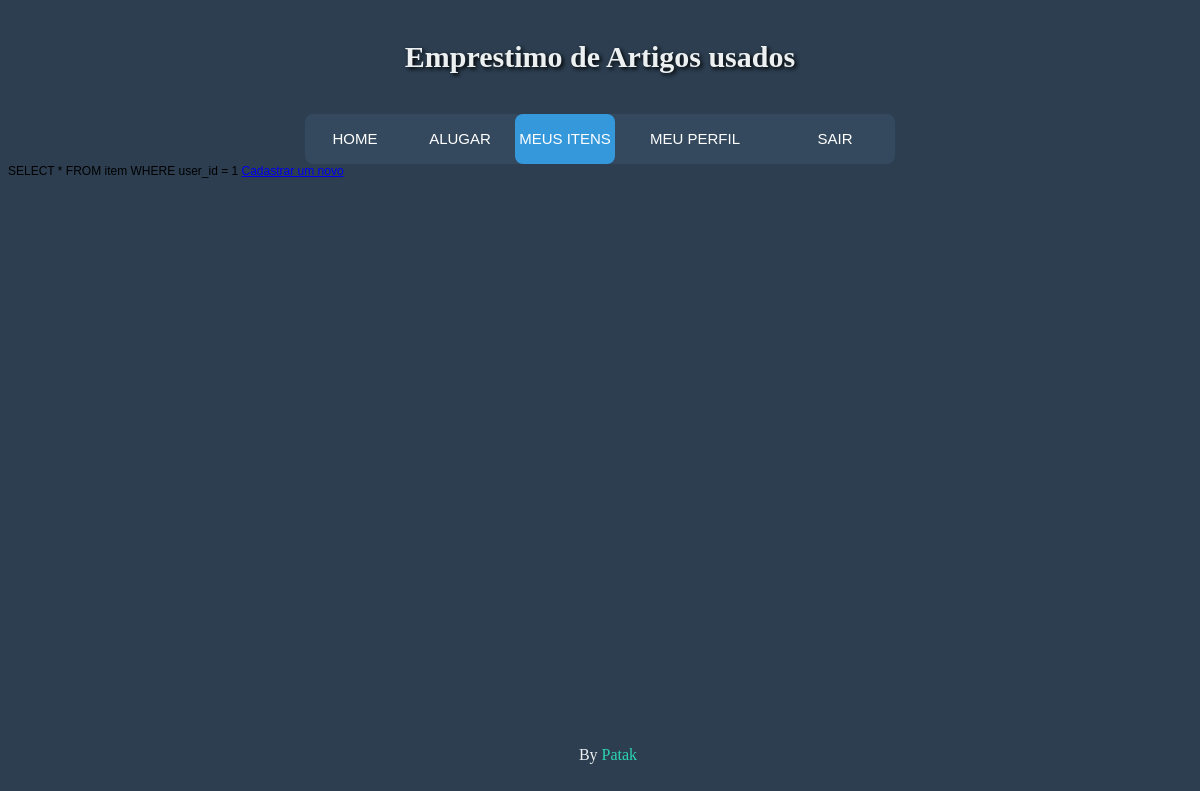
Before: /index.php?page=itens (signed in) with the older database file.
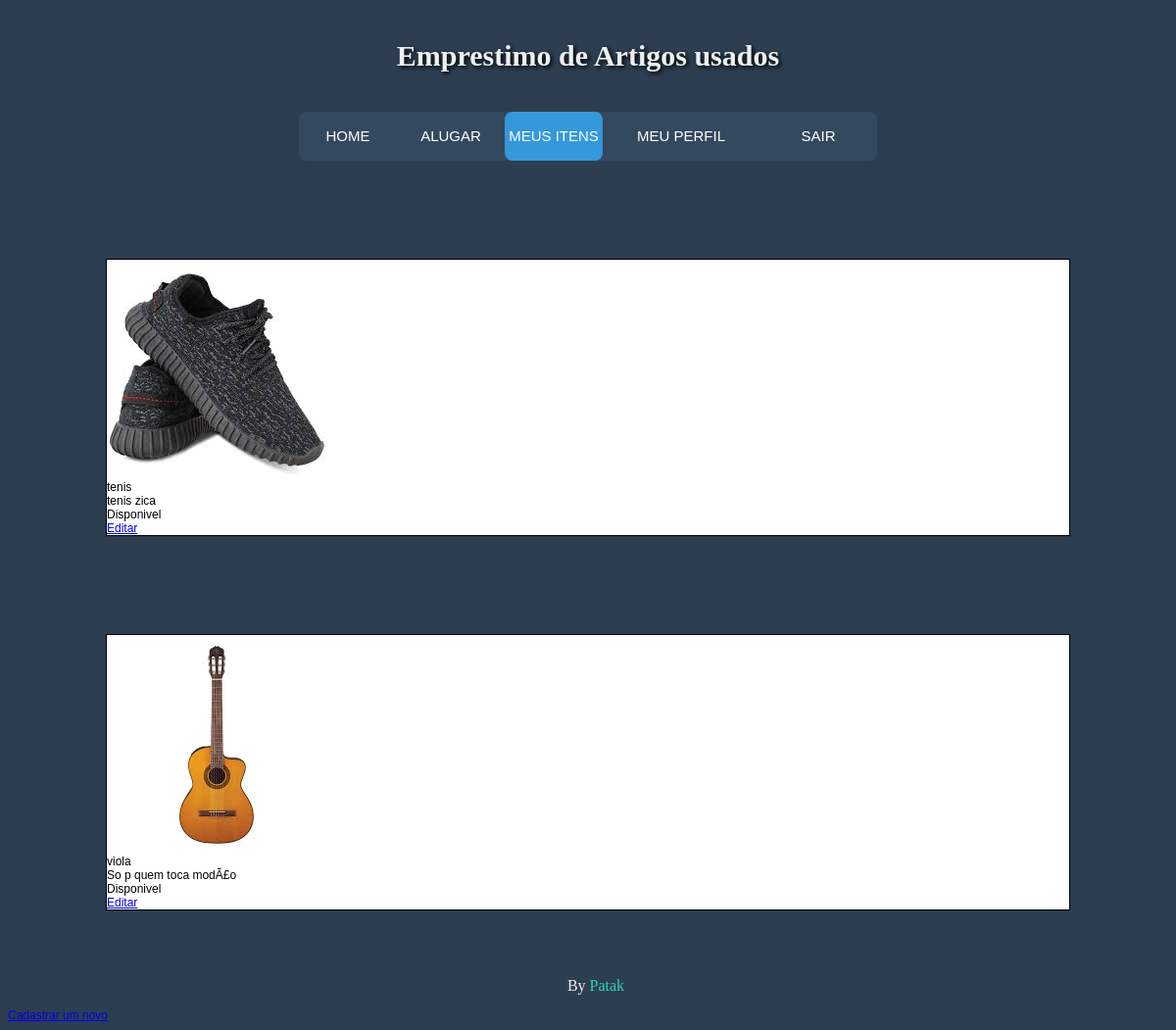
After: the same page with the newer database file.
### tables this page shows
CREATE TABLE IF NOT EXISTS `item` (
  `item_id` int(11) NOT NULL AUTO_INCREMENT,
  `item_name` varchar(255) NOT NULL,
  `item_desc` varchar(255) NOT NULL,
  `item_img` varchar(255) NOT NULL,
  `item_status` varchar(20) NOT NULL,
  `user_id` int(255) NOT NULL,
  PRIMARY KEY (`item_id`),
  KEY `fk_item_user` (`user_id`)
);

### dao/item_dao.php (called while the page is built, shortened)
<?php
    include('model/conn.php');
    class Item_DAO{
        private $item_id;
        private $item_name;
        private $item_desc;
        private $item_img;
        private $item_status;
        function __construct($data){
            $this->item_id = $data[0];
            $this->item_name = $data[1];
            $this->item_desc = $data[2];
            $this->item_img = $data[3];
            $this->item_status = $data[4];
        }
        function getItem_id(){
            return $this->item_id;
        }
        function getItem_name(){
            return $this->item_name;
        }
        function getItem_desc(){
            return $this->item_desc;
        }
        function getItem_img(){
            return $this->item_img;
        }
        function getItem_status(){
            return $this->item_status;
        }
    }
?>

### model/item.php (the view, shortened to what this page needs)
<?php
include('dao/item_dao.php');
class Item{
    public function get_user_itens(){
        $conn = new Connection_db();
        $data_array = $conn->list_user_itens($_SESSION['user_id']);
        $itens_list = array();
        foreach($data_array as $data){
            $item = new Item_DAO($data);
            array_push($itens_list,$item);
        }
        return $this->cards_list($itens_list);
    }
    public function cards_list($itens_list)
    {
        foreach($itens_list as $item){
            echo "<div class='container'>
                <div class='image'><img src='".$item->getItem_img()."' /></div>
                <div class='title'>".$item->getItem_name()."</div>
                <div class='description'>".$item->getItem_desc()."</div>
                <div class='status'>".$item->getItem_status()."</div>
                <a href='?page=itens_edit&id=".$item->getItem_id()."'>Editar</a>
            </div>";
        }
    }
}
?>

### index.php (shortened to what this page needs)
<html>
    <head>
    </head>
    <link rel="stylesheet" type="text/css" href="css/style.css" />
    <body>
        <?php
            if(isset($_SESSION['user_id'])){
                if(isset($_GET['page'])){
                    switch($_GET['page']){
                        case 'itens_register':
                        case 'itens_edit':
                        case 'itens':  $_SESSION['page'] = 'animation start-blog';
                                        include('screens/itens_page.php');break;
                    }
                }else{
                    $_SESSION['page'] = 'animation start-home';
                }
            }
        ?>
    </body>
</html>

### tiles/navbar.php
<h1>Emprestimo de Artigos usados</h1>
<nav>
	<a href="?page=home">Home</a>
	<a href="?page=emprestimo">Alugar</a>
	<a href="?page=itens">Meus Itens</a>
	<a href="?page=perfil">Meu perfil</a>
	<a href="?logout=true">Sair</a>
	<div class= "<?php echo $_SESSION['page']; ?>"></div>
</nav>
<p>
  By <span>Patak</span>
</p>

### screens/itens_page.php (shortened to what this page needs)
<?php
    include('tiles/navbar.php');
    include('model/item.php');
    if($_GET['page'] == 'itens_register'){
?>
<form action='index.php?page=itens' method='POST' enctype="multipart/form-data">
    <input type="text" name="name"></br>
    <input type="text" name="desc"></br>
    <input type="text" name="img"/></br>
    <input type="submit" value="Enviar">
</form>
<?php
    }else{
        $model = new Item();
        echo $model->get_user_itens();
?>
    <a href="index.php?page=itens_register">Cadastrar um novo</a>
<?php
    }
?>

### model/conn.php (shortened to what this page needs)
<?php
    class Connection_db{
        public $db_user="root";
        public $db_pass="";
        public $db="trabalho_lp2";
        public $server="localhost";
        function list_user_itens($user_id){
            $query = 'SELECT * FROM item WHERE user_id = '.$user_id;
            $result = $this->execute_query($query);
            if(mysqli_num_rows($result) >= 1){
                $data = mysqli_fetch_all($result);
                return $data;
            }else{
                echo $query;
            }
        }
        function execute_query($query){
            $conn = new mysqli($this->server,$this->db_user,$this->db_pass,$this->db);
            $result = mysqli_query($conn, $query);
            return $result;
        }
    }
?>

### css/style.css (style rules this page uses)
nav { margin: 27px auto 0; position: relative; width: 590px; height: 50px; background-color: #34495e; border-radius: 8px; font-size: 0; }
nav a { line-height: 50px; height: 100%; font-size: 15px; display: inline-block; position: relative; z-index: 1; text-decoration: none; text-transform: uppercase; text-align: center; color: white; cursor: pointer; }
nav .animation { position: absolute; height: 100%; top: 0; z-index: 0; transition: all .5s ease 0s; border-radius: 8px; }
a:nth-child(1) { width: 100px; }
a:nth-child(2) { width: 110px; }
a:nth-child(3) { width: 100px; }
a:nth-child(4) { width: 160px; }
a:nth-child(5) { width: 120px; }
nav .start-blog, a:nth-child(3):hover~.animation { width: 100px; left: 210px; background-color: #3498db; }
body { font-size: 12px; font-family: sans-serif; background: #2c3e50; }
h1 { text-align: center; margin: 40px 0 40px; text-align: center; font-size: 30px; color: #ecf0f1; text-shadow: 2px 2px 4px #000000; font-family: 'Cherry Swash', cursive; }
p { position: absolute; bottom: 20px; width: 100%; text-align: center; color: #ecf0f1; font-family: 'Cherry Swash',cursive; font-size: 16px; }
span { color: #2BD6B4; }
.container { border: 1px solid black; background-color: white; margin: 100px; }

Changed rows visible on the page:
added item: item_img (picture), item_name "tenis", item_desc "tenis zica", item_status "Disponivel"
added item: item_img (picture), item_name "viola", item_desc "So p quem toca modÃ£o", item_status "Disponivel"
Other visible differences:
$query: "SELECT * FROM item WHERE user_id = 1" → (not shown)
